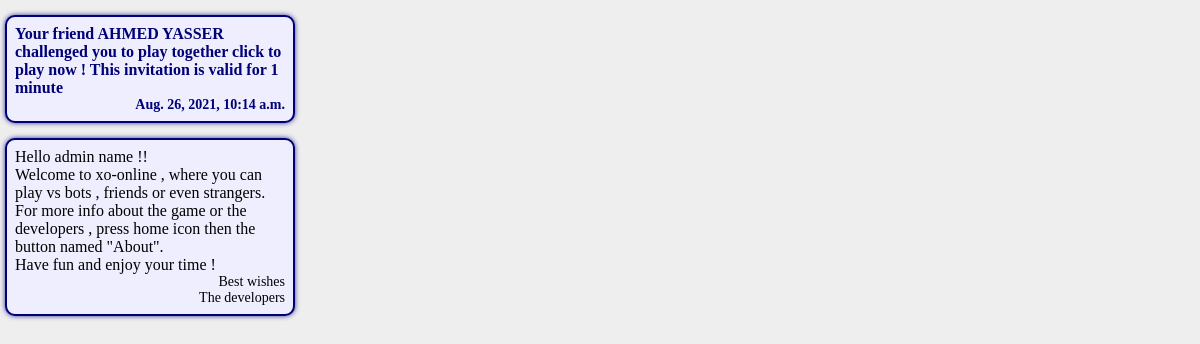
Page /notifications/ (signed in) on the earlier database version.
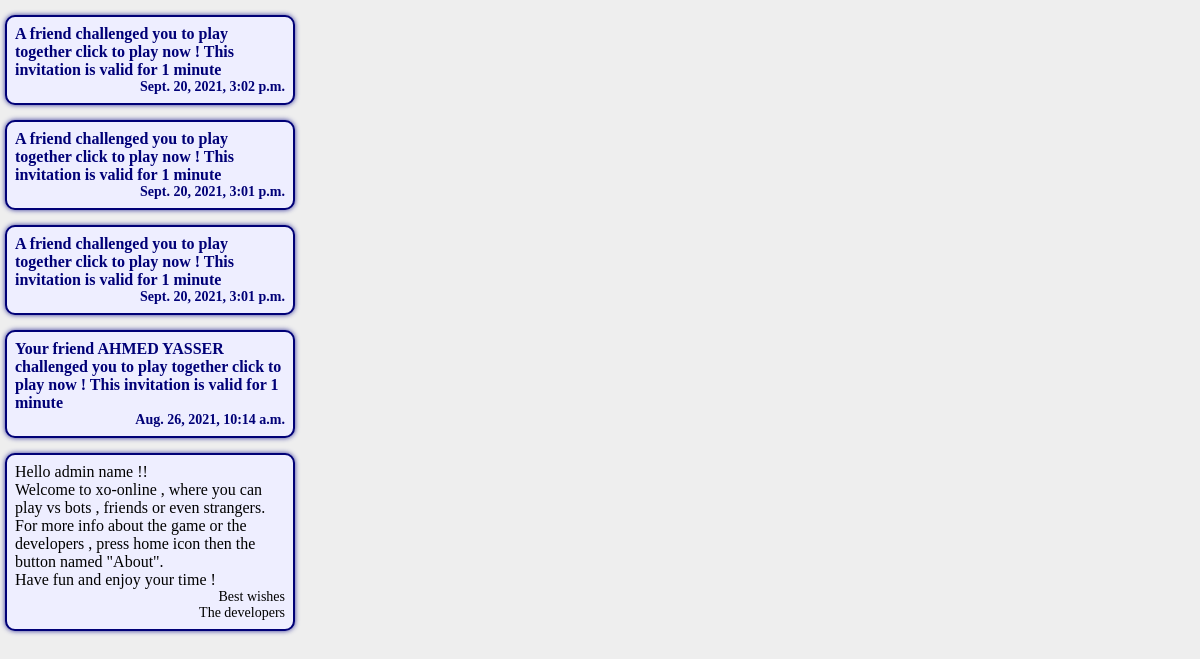
Same page on the later database version.
### accounts/models.py (models this page shows, shortened)
class Notification(models.Model):
    user = models.ForeignKey(CustomUser, on_delete=models.CASCADE, related_name='notification')
    invitor = models.ForeignKey(CustomUser, null=True, blank=True, on_delete=models.CASCADE, related_name='invitation')
    room = models.CharField(max_length=16)
    time = models.DateTimeField(auto_now_add=True)
    @property
    def content(self):
        if self.invitor:
            return f'Your friend {self.invitor.name} challenged you to play together click to play now !\nThis invitation is valid for 1 minute'
        else:
            return f'A friend challenged you to play together click to play now !\nThis invitation is valid for 1 minute'
    @property
    def url(self):
        return reverse('app:game') + f'?room={self.room}'

class CustomUser(AbstractUser):
    username = None
    email = models.EmailField(_('email address'), unique=True)
    first_name = models.CharField(max_length=200)
    last_name = models.CharField(max_length=200)
    front_id = models.UUIDField(default=uuid.uuid4, editable=False, unique=True)
    won_games = models.IntegerField(default=0)
    lost_games = models.IntegerField(default=0)
    draw_games = models.IntegerField(default=0)
    image = models.ImageField(default='images/default.png', upload_to='images')
    USERNAME_FIELD = 'email'
    REQUIRED_FIELDS = []
    objects = Manager()
    @property
    def name(self):
        return self.__str__()
    def __str__(self):
        return f"{self.first_name} {self.last_name}"

### accounts/decorators.py (the view)
        def wrapper(request, *args, **kwargs):
            if request.user.is_authenticated:
                return func(request,  *args, **kwargs)
            else:
                return redirect('accounts:signup', next)

### app/views.py (called while the page is built)
@restrict_unlogged(next='notifications')
def notifications(request):
    qs = request.user.notification.all().order_by('-id')
    return render(request, 'app/notifications.html', {'notifications': qs})

### app/templates/app/notifications.html (shortened to what this page needs)
<html>
  <head>
    <link rel="stylesheet" href="https://cdnjs.cloudflare.com/ajax/libs/font-awesome/4.7.0/css/font-awesome.min.css">
  </head>
  <body>
    <div id="div1">
      {% for notification in notifications %}
      <a href="{{ notification.url }}">
        <div id="notification">
          <p>
            {{ notification.content }}
          </p>
          <p id="info">{{ notification.time }}</p>
        </div>
      </a>
      {% endfor %}
        <div id="notification">
          <p>Hello {{ user }} !!<br>Welcome to xo-online , where you can play vs bots , friends or even strangers.<br>For more info about the game or the developers , press home icon then the button named "About".<br>Have fun and enjoy your time !</p>
          <p id="info">Best wishes<br>The developers</p>
        </div>
    </div>
  </body>
</html>

### app/templates/app/notifications.html (style rules this page uses)
body { margin: 0; padding: 0; width: 300px; height: 407px; background-color: #EEE; overflow: hidden; }
#div1 { margin: auto; text-align: center; }
#notification { width: 90%; border: 2px solid #007; box-shadow: 0px 0px 5px #339; min-height: 50px; border-radius: 10px; text-align: left; padding: 8px; margin: calc(5% - 10px); margin-top: 15px; background-color: #EEF; }
p { padding: 0; margin: 0; font-family: Times New Roman; }
a { text-decoration: none; color: #007; font-weight: bold; }
#info { font-size: 14px; text-align: right; }

Differences in the rows shown:
added Notification: content "A friend challenged you to play together click to play now ! This invitation is valid for 1 minute", time "Sept. 20, 2021, 3:02 p.m."
added Notification: content "A friend challenged you to play together click to play now ! This invitation is valid for 1 minute", time "Sept. 20, 2021, 3:01 p.m."
added Notification: content "A friend challenged you to play together click to play now ! This invitation is valid for 1 minute", time "Sept. 20, 2021, 3:01 p.m."
